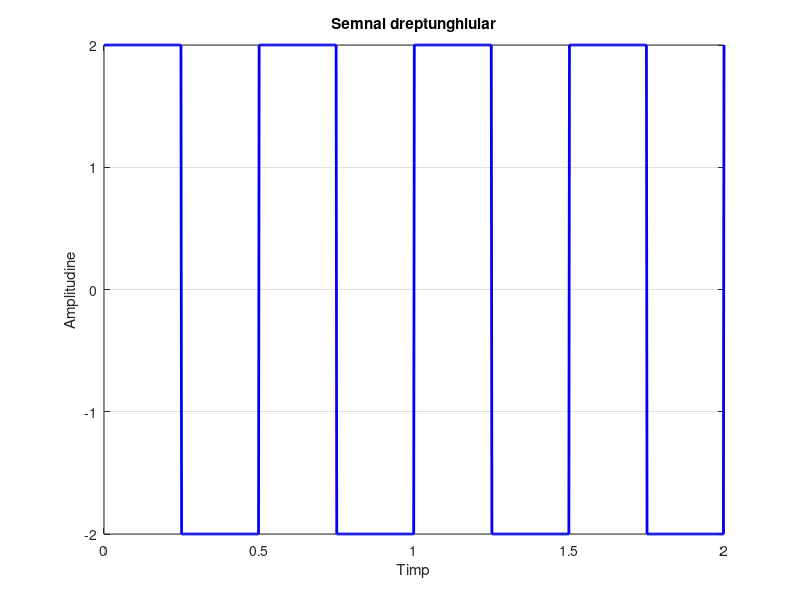

Reproduce this figure in MATLAB.
% Definirea parametrilor semnalului dreptunghiular
durata_stare_superioara = 0.25; % Durata în care semnalul este la nivelul superior
durata_perioada = 0.5; % Perioada semnalului
amplitudine_superioara = 2; % Amplitudinea nivelului superior
amplitudine_inferioara = -2; % Amplitudinea nivelului inferior

% Generarea vectorului de timp
timp = linspace(0, 2, 1000); % Generăm 1000 de puncte în intervalul de timp

% Inițializarea semnalului dreptunghiular cu valori de amplitudine inferioare
semnal_dreptunghiular = amplitudine_inferioara * ones(size(timp));

% Calculul semnalului dreptunghiular
for i = 1:length(timp)
    if mod(timp(i), durata_perioada) <= durata_stare_superioara
        semnal_dreptunghiular(i) = amplitudine_superioara;
    end
end

% Afișarea semnalului dreptunghiular
figure;
plot(timp, semnal_dreptunghiular, 'b', 'LineWidth', 2);
xlabel('Timp');
ylabel('Amplitudine');
title('Semnal dreptunghiular');
grid on;
